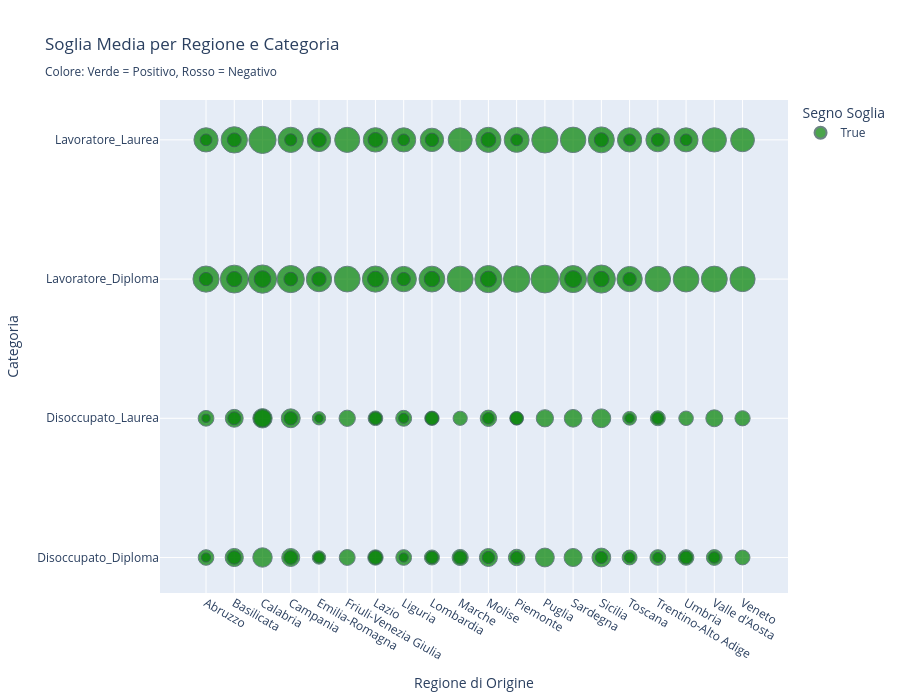

The notebook cell saved with this chart:
### Code cell
# Creo una colonna per il valore assoluto della soglia (usata per la dimensione)
media_soglia = df_agenti_unici.groupby(['origine', 'categoria', 'mai_emigrato'])['soglia'].mean().reset_index()
media_soglia['soglia_abs'] = media_soglia['soglia'].abs()

# Creo una colonna per il colore in base al segno della soglia
media_soglia['segno_soglia'] = media_soglia['soglia'] > 0  # True = positivo, False = negativo

# Mappa colori: positivo = verde, negativo = rosso (puoi cambiare)
color_map = {True: 'green', False: 'red'}

fig_bubble = px.scatter(
    media_soglia,
    x='origine',
    y='categoria',
    size='soglia_abs',
    color='segno_soglia',
    color_discrete_map=color_map,
    hover_name='origine',
    hover_data={
        'categoria': True,
        'soglia': ':.2f',
        'mai_emigrato': True
    },
    labels={
        'soglia_abs': 'Grandezza Soglia (assoluta)',
        'origine': 'Regione',
        'categoria': 'Categoria',
        'segno_soglia': 'Segno Soglia'
    },
    title='Soglia Media per Regione e Categoria<br><sub>Colore: Verde = Positivo, Rosso = Negativo</sub>'
)

fig_bubble.update_traces(marker=dict(line=dict(width=1, color='DarkSlateGrey')))
fig_bubble.update_layout(height=700, xaxis_title='Regione di Origine')

fig_bubble.show()

### Figure 1 — Plotly figure (JSON) as saved in the notebook; plotly's stock layout.template omitted (floating-point values rounded to 4 significant figures; data arrays with more than 128 entries replaced by an {"elided": "..."} marker saying what was removed)
{"data": [{"customdata": {"elided": "132x2 mixed values"}, "hovertemplate": "<b>%{hovertext}</b><br><br>Segno Soglia=True<br>Regione=%{x}<br>Categoria=%{y}<br>Grandezza Soglia (assoluta)=%{marker.size}<br>soglia=%{customdata[0]:.2f}<br>mai_emigrato=%{customdata[1]}<extra></extra>", "hovertext": {"elided": "132 str values"}, "legendgroup": "True", "marker": {"color": "green", "line": {"color": "DarkSlateGrey", "width": 1}, "size": {"elided": "132 float values"}, "sizemode": "area", "sizeref": 0.005073, "symbol": "circle"}, "mode": "markers", "name": "True", "orientation": "v", "showlegend": true, "type": "scatter", "x": {"elided": "132 str values"}, "xaxis": "x", "y": {"elided": "132 str values"}, "yaxis": "y"}], "layout": {"height": 700, "legend": {"itemsizing": "constant", "title": {"text": "Segno Soglia"}, "tracegroupgap": 0}, "title": {"text": "Soglia Media per Regione e Categoria<br><sub>Colore: Verde = Positivo, Rosso = Negativo</sub>"}, "xaxis": {"anchor": "y", "domain": [0, 1], "title": {"text": "Regione di Origine"}}, "yaxis": {"anchor": "x", "domain": [0, 1], "title": {"text": "Categoria"}}}}
